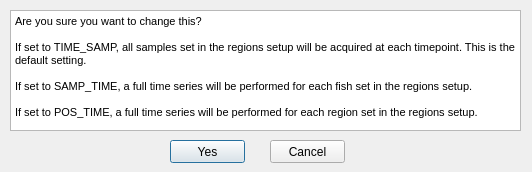
<?xml version="1.0" encoding="UTF-8"?>
<ui version="4.0">
 <class>AcqOrderDialog</class>
 <widget class="QDialog" name="AcqOrderDialog">
  <property name="geometry">
   <rect>
    <x>0</x>
    <y>0</y>
    <width>532</width>
    <height>172</height>
   </rect>
  </property>
  <property name="windowTitle">
   <string>Acquisition Order</string>
  </property>
  <property name="inputMethodHints">
   <set>Qt::ImhNone</set>
  </property>
  <widget class="QPushButton" name="yes_button">
   <property name="geometry">
    <rect>
     <x>170</x>
     <y>140</y>
     <width>75</width>
     <height>23</height>
    </rect>
   </property>
   <property name="text">
    <string>Yes</string>
   </property>
  </widget>
  <widget class="QPushButton" name="cancel_button">
   <property name="geometry">
    <rect>
     <x>270</x>
     <y>140</y>
     <width>75</width>
     <height>23</height>
    </rect>
   </property>
   <property name="text">
    <string>Cancel</string>
   </property>
  </widget>
  <widget class="QTextBrowser" name="order_text_browser">
   <property name="geometry">
    <rect>
     <x>10</x>
     <y>10</y>
     <width>511</width>
     <height>121</height>
    </rect>
   </property>
   <property name="html">
    <string>&lt;!DOCTYPE HTML PUBLIC &quot;-//W3C//DTD HTML 4.0//EN&quot; &quot;http://www.w3.org/TR/REC-html40/strict.dtd&quot;&gt;
&lt;html&gt;&lt;head&gt;&lt;meta name=&quot;qrichtext&quot; content=&quot;1&quot; /&gt;&lt;style type=&quot;text/css&quot;&gt;
p, li { white-space: pre-wrap; }
&lt;/style&gt;&lt;/head&gt;&lt;body style=&quot; font-family:'MS Shell Dlg 2'; font-size:8.25pt; font-weight:400; font-style:normal;&quot;&gt;
&lt;p style=&quot; margin-top:0px; margin-bottom:0px; margin-left:0px; margin-right:0px; -qt-block-indent:0; text-indent:0px;&quot;&gt;&lt;span style=&quot; font-size:8pt;&quot;&gt;Are you sure you want to change this?&lt;/span&gt;&lt;/p&gt;
&lt;p style=&quot;-qt-paragraph-type:empty; margin-top:0px; margin-bottom:0px; margin-left:0px; margin-right:0px; -qt-block-indent:0; text-indent:0px; font-size:8pt;&quot;&gt;&lt;br /&gt;&lt;/p&gt;
&lt;p style=&quot; margin-top:0px; margin-bottom:0px; margin-left:0px; margin-right:0px; -qt-block-indent:0; text-indent:0px;&quot;&gt;&lt;span style=&quot; font-size:8pt;&quot;&gt;If set to TIME_SAMP, all samples set in the regions setup will be acquired at each timepoint. This is the default setting.&lt;/span&gt;&lt;/p&gt;
&lt;p style=&quot;-qt-paragraph-type:empty; margin-top:0px; margin-bottom:0px; margin-left:0px; margin-right:0px; -qt-block-indent:0; text-indent:0px; font-size:8pt;&quot;&gt;&lt;br /&gt;&lt;/p&gt;
&lt;p style=&quot; margin-top:0px; margin-bottom:0px; margin-left:0px; margin-right:0px; -qt-block-indent:0; text-indent:0px;&quot;&gt;&lt;span style=&quot; font-size:8pt;&quot;&gt;If set to SAMP_TIME, a full time series will be performed for each fish set in the regions setup.&lt;/span&gt;&lt;/p&gt;
&lt;p style=&quot;-qt-paragraph-type:empty; margin-top:0px; margin-bottom:0px; margin-left:0px; margin-right:0px; -qt-block-indent:0; text-indent:0px; font-size:8pt;&quot;&gt;&lt;br /&gt;&lt;/p&gt;
&lt;p style=&quot; margin-top:0px; margin-bottom:0px; margin-left:0px; margin-right:0px; -qt-block-indent:0; text-indent:0px;&quot;&gt;&lt;span style=&quot; font-size:8pt;&quot;&gt;If set to POS_TIME, a full time series will be performed for each region set in the regions setup.&lt;/span&gt;&lt;/p&gt;&lt;/body&gt;&lt;/html&gt;</string>
   </property>
  </widget>
 </widget>
 <resources/>
 <connections/>
</ui>
